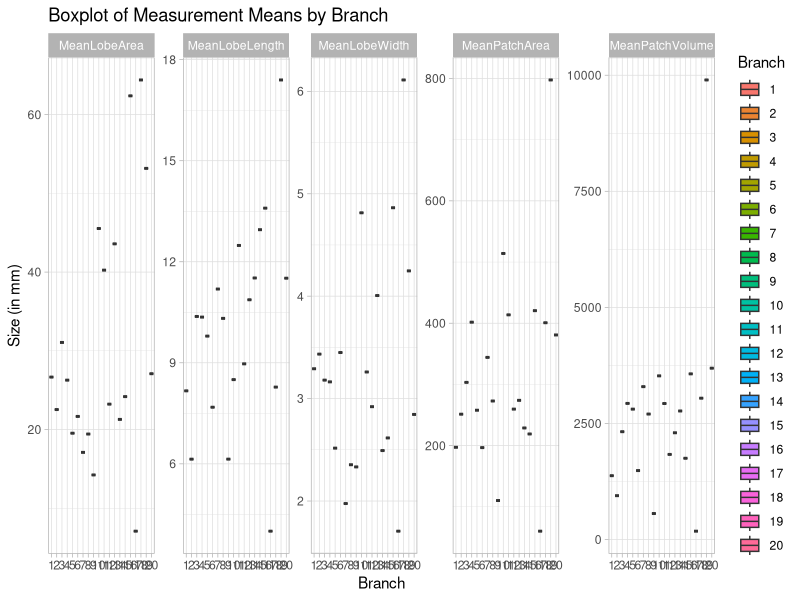
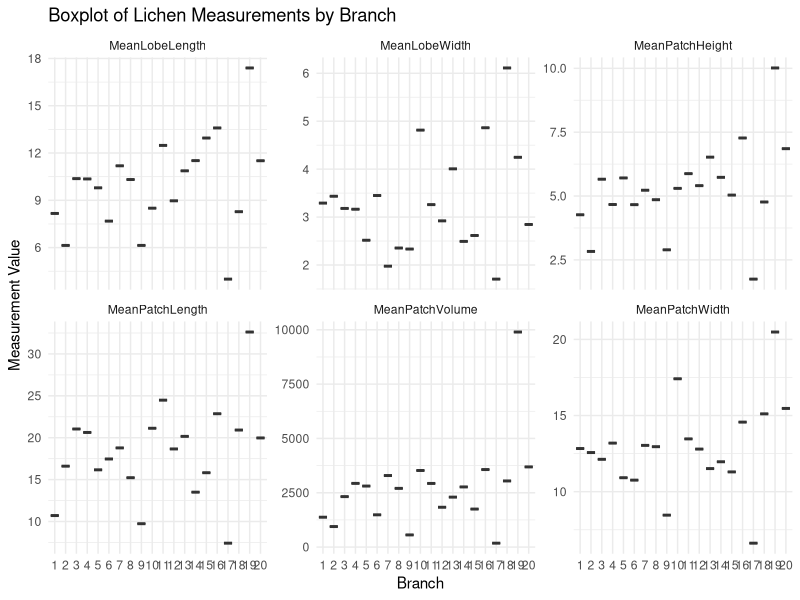
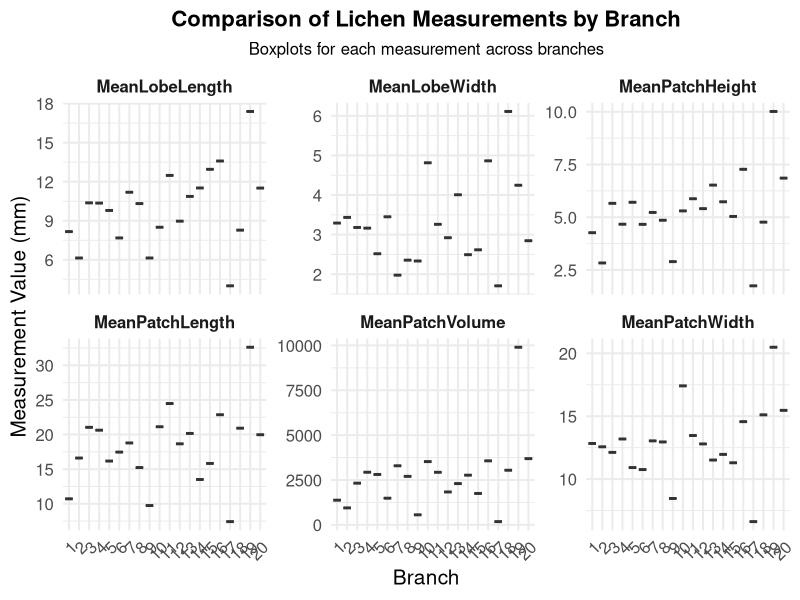

R code for these plots, in order:
library(ggplot2)
library(tidyverse)
library(dplyr) 
library(tidyr)
library(ggpubr)
library(rstatix)

setwd("C:/Users/kadet/OneDrive/Desktop/school/SFSU/MEEP/Lichen Research/R/SBMLichenTransect")
# read in data
data <- read.csv("cleandata/CleanSummitLoopSBM_noCrustose.csv")

# summarize data by branch
summary_branch <- data %>%
  group_by(Branch) %>%  # Group by branch
  summarize(
    Count = n(),  # Count the number of lichens within each branch
    MeanLobeLength = mean(LobeLength, na.rm = TRUE),  # Mean LobeLength per branch
    MeanLobeWidth = mean(LobeWidth, na.rm = TRUE),    # Mean LobeWidth per branch
    MeanLobeArea = mean(LobeArea, na.rm = TRUE),      # Mean LobeArea per branch
    MeanPatchArea = mean(PatchArea, na.rm = TRUE),    # Mean PatchArea per branch
    MeanPatchVolume = mean(PatchVolume, na.rm = TRUE) # Mean PatchVolume per branch
  ) 

# Reorder 'Branch' by MeanLobeArea 
#branch_order <- summary_branch %>%
 # group_by(Branch) %>%
  #summarize(MeanLobeArea = mean(MeanLobeArea)) %>%
  #arrange(desc(MeanLobeArea)) %>%
  #pull(Branch)


# Reshape data to long format for plotting
data_long_branch <- summary_branch %>%
  gather(key = "Metric", value = "Value", 
         MeanLobeLength, 
         MeanLobeWidth,
         MeanLobeArea,
         MeanPatchArea,
         MeanPatchVolume) # %>%
  #mutate(Branch = factor(Branch, levels = rev(branch_order)))


# Plotting the boxplot for each metric, comparing by branch
boxplot_branch <- ggplot(data_long_branch, aes(x = as.factor(Branch), y = Value)) + 
  geom_boxplot(aes(fill = as.factor(Branch)), 
               size = 0.5, outlier.size = 0.5) +
  facet_wrap(~Metric, scales = "free_y", ncol = 5) +
  theme_light() +
  labs(
    title = "Boxplot of Measurement Means by Branch", 
    x = "Branch", 
    y = "Size (in mm)", 
    fill = "Branch"
  ) + 
  theme(legend.position = "right")

boxplot_branch


##chatgpt gone wild 

# Load required libraries
library(ggplot2)
library(dplyr)
library(tidyr)
library(rstatix)

# set working directory and read in the data
setwd("C:/Users/kadet/OneDrive/Desktop/school/SFSU/MEEP/Lichen Research/R/SBMLichenTransect")
data <- read.csv("cleandata/CleanSummitLoopSBM_noCrustose.csv")

# combine data by branch for each measurement
summary_branch <- data %>%
  group_by(Branch) %>%
  summarize(
    Count = n(),  # Number of samples in each branch
    MeanLobeLength = mean(LobeLength, na.rm = TRUE),  
    MeanLobeWidth = mean(LobeWidth, na.rm = TRUE),    
    MeanPatchLength = mean(PatchLength, na.rm = TRUE),
    MeanPatchWidth = mean(PatchWidth, na.rm = TRUE),  
    MeanPatchHeight = mean(PatchHeight, na.rm = TRUE), 
    MeanPatchVolume = mean(PatchVolume, na.rum = TRUE)
  )

# reshape the data into long format for easier plotting
data_long <- summary_branch %>%
  gather(key = "Metric", value = "Value", 
         MeanLobeLength, 
         MeanLobeWidth,
         MeanPatchLength,
         MeanPatchWidth,
         MeanPatchHeight, 
         MeanPatchVolume) 

# Check standard deviation of each measurement by branch
data %>%
  group_by(Branch) %>%
  summarize(
    sd_LobeLength = sd(LobeLength, na.rm = TRUE),
    sd_LobeWidth = sd(LobeWidth, na.rm = TRUE),
    sd_PatchLength = sd(PatchLength, na.rm = TRUE),
    sd_PatchWidth = sd(PatchWidth, na.rm = TRUE),
    sd_PatchHeight = sd(PatchHeight, na.rm = TRUE), 
    sd_PatchArea = sd(PatchHeight, na.rm = TRUE), 
    sd_PatchVolume = sd(PatchHeight, na.rm = TRUE), 
    sd_LobeArea = sd(PatchHeight, na.rm = TRUE)
  )

# Filter out branches with less than 2 observations for each metric
data_filtered <- data %>%
  group_by(Branch) %>%
  filter(n() > 1)  # Exclude branches with only one observation

# ANOVA with the filtered data
anova_results <- data_filtered %>%
  gather(key = "Metric", value = "Value", 
         LobeLength, LobeWidth, PatchLength, PatchWidth, PatchHeight) %>%
  group_by(Metric) %>%
  anova_test(Value ~ as.factor(Branch))

anova_results

# Use Kruskal-Wallis test instead of ANOVA for each metric
kruskal_results <- data_filtered %>%
  gather(key = "Metric", value = "Value", 
         LobeLength, LobeWidth, PatchLength, PatchWidth, PatchHeight) %>%
  group_by(Metric) %>%
  kruskal_test(Value ~ as.factor(Branch))

kruskal_results

# boxplot for each metric by branch
boxplot <- ggplot(data_long, aes(x = as.factor(Branch), y = Value, fill = as.factor(Branch))) +
  geom_boxplot() +
  facet_wrap(~ Metric, scales = "free_y") +
  labs(title = "Boxplot of Lichen Measurements by Branch",
       x = "Branch", y = "Measurement Value") +
  theme_minimal() +
  theme(legend.position = "none")

boxplot

# Improved boxplot for each metric by branch
boxplot2 <- ggplot(data_long, aes(x = as.factor(Branch), y = Value, fill = as.factor(Branch))) +
  geom_boxplot(outlier.size = 2, outlier.colour = "red", outlier.shape = 16) +  # Make outliers visible and distinguishable
  facet_wrap(~ Metric, scales = "free_y", ncol = 3) +  # Arrange into a 3-column layout
  labs(
    title = "Comparison of Lichen Measurements by Branch", 
    subtitle = "Boxplots for each measurement across branches",  # Add subtitle for clarity
    x = "Branch", 
    y = "Measurement Value (mm)",  # Clarify units
    fill = "Branch"
  ) +
  theme_minimal(base_size = 15) +  # Larger base size for better readability
  theme(
    legend.position = "none",  # Remove legend if branches are self-explanatory
    strip.text = element_text(size = 12, face = "bold"),  # Larger facet labels for better visibility
    axis.text.x = element_text(angle = 45, hjust = 1),  # Angle x-axis labels for readability
    axis.text.y = element_text(size = 12),  # Increase y-axis text size for clarity
    plot.title = element_text(size = 16, face = "bold", hjust = 0.5),  # Bold and center the title
    plot.subtitle = element_text(size = 12, hjust = 0.5)  # Subtitle in center
  ) +
  scale_fill_viridis_d()  # Use a color palette that is both accessible and visually appealing

boxplot2

# it looks like there is more significance of measurements in relation to branch (or elevation) 
# than in comparison by genus by transect (small sample sizes?)

